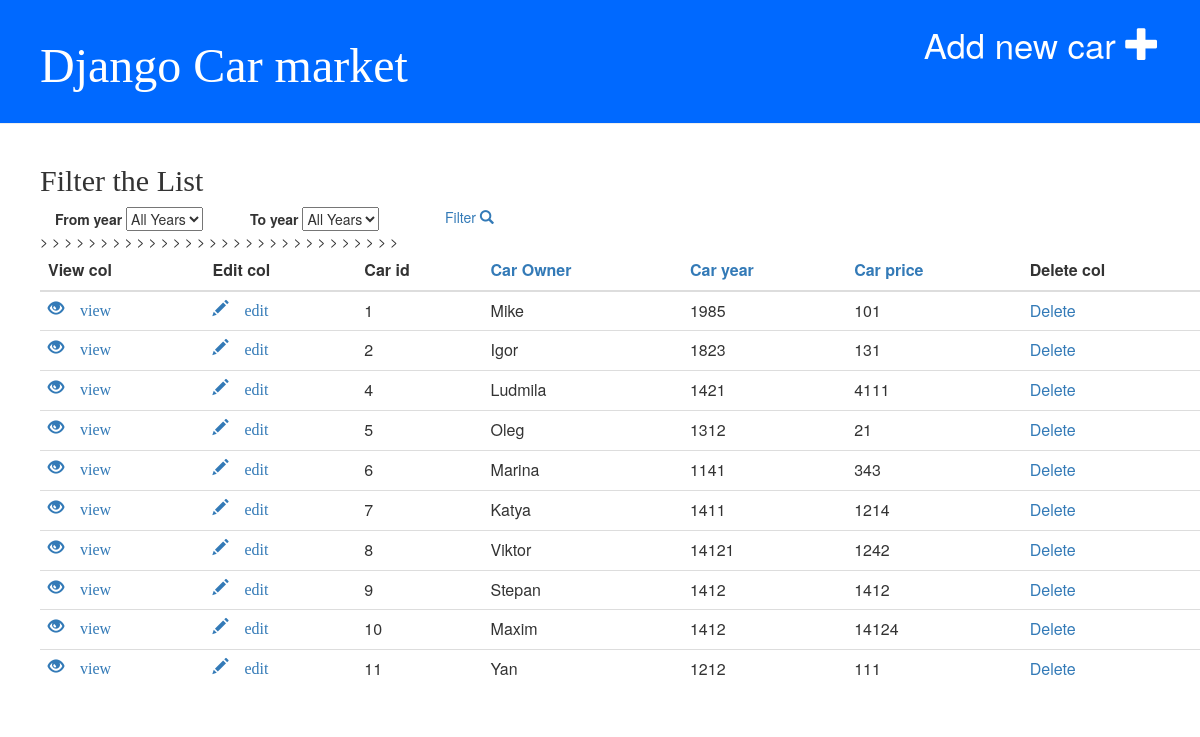
The page / on the database its author committed.
### blog/models.py (models this page shows, shortened)
class Car(models.Model):
    class Meta(object):
        verbose_name = _(u"Car")
        verbose_name_plural = _(u"Cars list")
    first_name = models.CharField(
        max_length=256,
        blank=False,
        verbose_name=_(u"First Name"))
    year = models.CharField(
        max_length=256,
        blank=False,
        verbose_name=_(u"Year"))
    price = models.CharField(
        max_length=256,
        blank=False,
        verbose_name=_(u"Price"))

### blog/views.py (the view)
# urls.py: url(r'^$', views.cars_list, name='cars_list'),
def cars_list(request):
    years = []
    for car in Car.objects.all():
        years.append({
            'id': car.id,
            'year': car.year
        })
    from_year = request.GET.get('from_year', '')
    to_year = request.GET.get('to_year', '')
    order_by = request.GET.get('order_by', '')
    if from_year and to_year:
        cars_list = Car.objects.filter(year__range=(from_year, to_year))
    elif from_year:
        cars_list = Car.objects.filter(year__range=(from_year, '2019'))
    elif to_year:
        cars_list = Car.objects.filter(year__range=('0', to_year))
    elif order_by:
        cars_list = Car.objects.all()
        if order_by in ('first_name', 'year', 'price'):
            cars_list = cars_list.order_by(order_by)
            if request.GET.get('reverse', '') == '1':
                cars_list = cars_list.reverse()
    else:
        cars_list = Car.objects.all()
    paginator = Paginator(cars_list, 10)
    page = request.GET.get('page', 1)
    try:
        cars = paginator.page(page)
    except PageNotAnInteger:
        cars = paginator.page(1)
    except EmptyPage:
        cars = paginator.page(paginator.num_pages)
    return render(request, 'blog/index.html', {'cars': cars,'years':years})

### blog/templates/blog/index.html (shortened to what this page needs)
{% extends 'blog/base.html' %}
{% block content %}
        <table class="table">
            <thead>
                <tr>
              <th>View col</th>
              <th>Edit col</th>
              <th>Car id</th>
			  <th>
				<a href="{% url "cars_list" %}?order_by=first_name{% if request.GET.order_by == 'first_name' and request.GET.reverse != '1' %}&amp;reverse=1{% endif %}">
				  Car Owner</a></th>
			  <th>
				<a href="{% url "cars_list" %}?order_by=year{% if request.GET.order_by == 'year' and request.GET.reverse != '1' %}&amp;reverse=1{% endif %}">
				  Car year</a></th>
			  <th>
				<a href="{% url "cars_list" %}?order_by=price{% if request.GET.order_by == 'price' and request.GET.reverse != '1' %}&amp;reverse=1{% endif %}">
				  Car price</a></th>
              <th>Delete col</th>
            </tr>
            </thead>
          <tbody>
    {% for car in cars %}
            <tr>
                <td><a href="{% url 'car_detail' pk=car.pk %}"><span class="glyphicon glyphicon-eye-open"> view </a></td></span></td>>
                <td><a href="{% url 'car_edit' pk=car.pk %}"><span class="glyphicon glyphicon-pencil"> edit </span></a>
                </td>>
                <td>{{ car.pk }}</td>
                <td>{{ car.first_name }}</td>
                <td>{{ car.year }}</td>
                <td>{{ car.price }}</td>
                <td><a href="{% url 'car_del' pk=car.pk %}">Delete</a></td>>
            </tr>
        {% endfor %}
          </tbody>
            </table>
{% endblock %}

### blog/templates/blog/base.html (shortened to what this page needs)
{% load static %}
<html>
    <head>
        <link rel="stylesheet" href="https://stackpath.bootstrapcdn.com/bootstrap/3.3.2/css/bootstrap.min.css">
        <link rel="stylesheet" href="{% static 'css/style.css' %}">
    </head>
    <body>
       <div class="page-header">
           <a href="{% url 'car_new' %}" class="top-menu">Add new car <span class="glyphicon glyphicon-plus"></span></a>
        <h1><a href="/">Django Car market</a></h1>
    </div>
    <div class="content container">
        <div class="row">
        <h2>Filter the List</h2>
      <div class="col-sm-2" id="group-selector">
        <strong>From year</strong>
        <select id="from_year" name="from_year">
          <option value="">All Years</option>
        </select>
      </div>
      <div class="col-sm-2" id="group-selector">
        <strong>To year</strong>
        <select id="to_year" name="to_year">
          <option value="">All Years</option>
        </select>
      </div>
      <div class="col-sm-2">
	   <a id="filter_btn" href="{% url 'cars_list' %}" class="filter-btn">Filter <span class="glyphicon glyphicon-search"></span></a>
    </div>
    </div>
        <div class="row">
            {% block content %}
            {% endblock %}
        </div>
        </div>
    </body>
</html>

### blog/static/css/style.css (style rules this page uses)
.page-header { background-color: #0069ff; margin-top: 0; padding: 20px 20px 20px 40px; }
.page-header h1, .page-header h1 a, .page-header h1 a:visited, .page-header h1 a:active { color: #ffffff; font-size: 36pt; text-decoration: none; }
.content { margin-left: 40px; }
h1, h2, h3, h4 { font-family: 'Verdana', cursive; }
.top-menu, .top-menu:hover, .top-menu:visited { color: #ffffff; float: right; font-size: 26pt; margin-right: 20px; }

### rows shown on the page
Car: pk "1", first_name "Mike", year "1985", price "101"
Car: pk "2", first_name "Igor", year "1823", price "131"
Car: pk "4", first_name "Ludmila", year "1421", price "4111"
Car: pk "5", first_name "Oleg", year "1312", price "21"
Car: pk "6", first_name "Marina", year "1141", price "343"
Car: pk "7", first_name "Katya", year "1411", price "1214"
Car: pk "8", first_name "Viktor", year "14121", price "1242"
Car: pk "9", first_name "Stepan", year "1412", price "1412"
Car: pk "10", first_name "Maxim", year "1412", price "14124"
Car: pk "11", first_name "Yan", year "1212", price "111"
